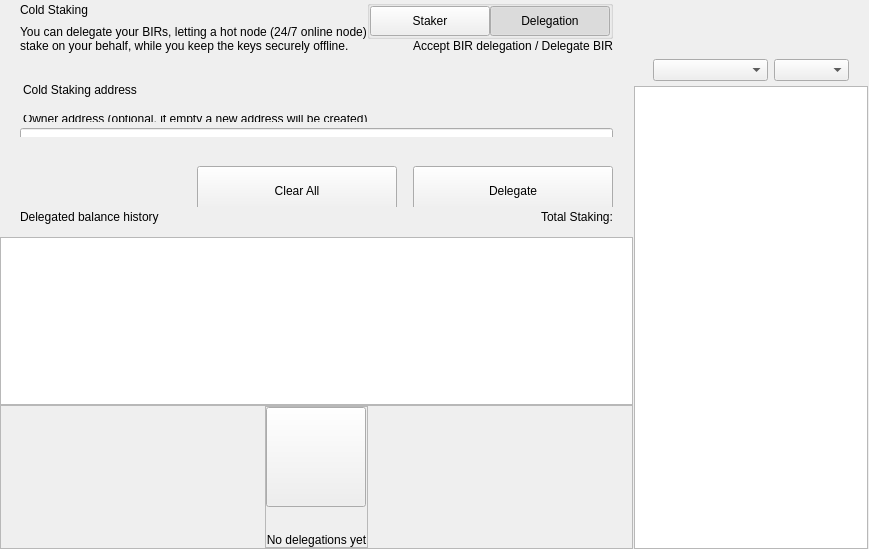
<?xml version="1.0" encoding="UTF-8"?>
<ui version="4.0">
 <class>ColdStakingWidget</class>
 <widget class="QWidget" name="ColdStakingWidget">
  <property name="geometry">
   <rect>
    <x>0</x>
    <y>0</y>
    <width>629</width>
    <height>549</height>
   </rect>
  </property>
  <property name="windowTitle">
   <string>Form</string>
  </property>
  <layout class="QHBoxLayout" name="horizontalLayout_1" stretch="2,1">
   <property name="spacing">
    <number>0</number>
   </property>
   <property name="leftMargin">
    <number>0</number>
   </property>
   <property name="topMargin">
    <number>0</number>
   </property>
   <property name="rightMargin">
    <number>0</number>
   </property>
   <property name="bottomMargin">
    <number>0</number>
   </property>
   <item>
    <widget class="QWidget" name="left" native="true">
     <layout class="QVBoxLayout" name="verticalLayout_3">
      <property name="leftMargin">
       <number>0</number>
      </property>
      <property name="topMargin">
       <number>0</number>
      </property>
      <property name="rightMargin">
       <number>0</number>
      </property>
      <property name="bottomMargin">
       <number>0</number>
      </property>
      <item>
       <layout class="QVBoxLayout" name="verticalLayout_2">
        <property name="spacing">
         <number>0</number>
        </property>
        <item>
         <layout class="QVBoxLayout" name="verticalLayoutTop">
          <property name="spacing">
           <number>0</number>
          </property>
          <property name="leftMargin">
           <number>0</number>
          </property>
          <property name="rightMargin">
           <number>0</number>
          </property>
          <item>
           <widget class="QWidget" name="containerTitle" native="true">
            <property name="sizePolicy">
             <sizepolicy hsizetype="Preferred" vsizetype="Minimum">
              <horstretch>0</horstretch>
              <verstretch>0</verstretch>
             </sizepolicy>
            </property>
            <property name="maximumSize">
             <size>
              <width>16777215</width>
              <height>100</height>
             </size>
            </property>
            <layout class="QHBoxLayout" name="containerTitleLayout">
             <property name="spacing">
              <number>0</number>
             </property>
             <property name="leftMargin">
              <number>20</number>
             </property>
             <property name="topMargin">
              <number>0</number>
             </property>
             <property name="rightMargin">
              <number>20</number>
             </property>
             <property name="bottomMargin">
              <number>0</number>
             </property>
             <item>
              <layout class="QVBoxLayout" name="verticalLayout11">
               <property name="spacing">
                <number>5</number>
               </property>
               <item>
                <widget class="QLabel" name="labelTitle">
                 <property name="text">
                  <string>Cold Staking</string>
                 </property>
                </widget>
               </item>
               <item>
                <widget class="QLabel" name="labelSubtitle1">
                 <property name="maximumSize">
                  <size>
                   <width>16777215</width>
                   <height>16777215</height>
                  </size>
                 </property>
                 <property name="text">
                  <string>You can delegate your BIRs, letting a hot node (24/7 online node)
stake on your behalf, while you keep the keys securely offline.</string>
                 </property>
                </widget>
               </item>
              </layout>
             </item>
             <item>
              <spacer name="horizontalSpacer">
               <property name="orientation">
                <enum>Qt::Horizontal</enum>
               </property>
               <property name="sizeHint" stdset="0">
                <size>
                 <width>40</width>
                 <height>20</height>
                </size>
               </property>
              </spacer>
             </item>
             <item>
              <widget class="QWidget" name="containerViewPrivacyChecks" native="true">
               <layout class="QVBoxLayout" name="containerPrivacyChecks">
                <property name="spacing">
                 <number>0</number>
                </property>
                <property name="leftMargin">
                 <number>0</number>
                </property>
                <property name="topMargin">
                 <number>0</number>
                </property>
                <property name="rightMargin">
                 <number>0</number>
                </property>
                <property name="bottomMargin">
                 <number>0</number>
                </property>
                <item alignment="Qt::AlignHCenter|Qt::AlignVCenter">
                 <widget class="QGroupBox" name="groupBox">
                  <property name="title">
                   <string/>
                  </property>
                  <layout class="QHBoxLayout" name="horizontalLayout_2_1">
                   <property name="spacing">
                    <number>0</number>
                   </property>
                   <property name="leftMargin">
                    <number>0</number>
                   </property>
                   <property name="topMargin">
                    <number>0</number>
                   </property>
                   <property name="rightMargin">
                    <number>0</number>
                   </property>
                   <property name="bottomMargin">
                    <number>0</number>
                   </property>
                   <item>
                    <widget class="QPushButton" name="pushLeft">
                     <property name="minimumSize">
                      <size>
                       <width>120</width>
                       <height>30</height>
                      </size>
                     </property>
                     <property name="maximumSize">
                      <size>
                       <width>120</width>
                       <height>30</height>
                      </size>
                     </property>
                     <property name="focusPolicy">
                      <enum>Qt::NoFocus</enum>
                     </property>
                     <property name="text">
                      <string>Staker</string>
                     </property>
                     <property name="checkable">
                      <bool>true</bool>
                     </property>
                     <property name="autoExclusive">
                      <bool>true</bool>
                     </property>
                    </widget>
                   </item>
                   <item>
                    <widget class="QPushButton" name="pushRight">
                     <property name="minimumSize">
                      <size>
                       <width>120</width>
                       <height>30</height>
                      </size>
                     </property>
                     <property name="maximumSize">
                      <size>
                       <width>120</width>
                       <height>30</height>
                      </size>
                     </property>
                     <property name="focusPolicy">
                      <enum>Qt::NoFocus</enum>
                     </property>
                     <property name="text">
                      <string>Delegation</string>
                     </property>
                     <property name="checkable">
                      <bool>true</bool>
                     </property>
                     <property name="checked">
                      <bool>true</bool>
                     </property>
                     <property name="autoExclusive">
                      <bool>true</bool>
                     </property>
                    </widget>
                   </item>
                  </layout>
                 </widget>
                </item>
                <item alignment="Qt::AlignTop">
                 <widget class="QLabel" name="labelSubtitle2">
                  <property name="text">
                   <string>Accept BIR delegation / Delegate BIR</string>
                  </property>
                  <property name="alignment">
                   <set>Qt::AlignRight|Qt::AlignTrailing|Qt::AlignVCenter</set>
                  </property>
                 </widget>
                </item>
               </layout>
              </widget>
             </item>
            </layout>
           </widget>
          </item>
          <item>
           <spacer name="verticalSpacer_2">
            <property name="orientation">
             <enum>Qt::Vertical</enum>
            </property>
            <property name="sizeType">
             <enum>QSizePolicy::Fixed</enum>
            </property>
            <property name="sizeHint" stdset="0">
             <size>
              <width>20</width>
              <height>30</height>
             </size>
            </property>
           </spacer>
          </item>
          <item>
           <widget class="QWidget" name="containerSend" native="true">
            <property name="minimumSize">
             <size>
              <width>0</width>
              <height>50</height>
             </size>
            </property>
            <layout class="QVBoxLayout" name="containerSendRow">
             <property name="spacing">
              <number>6</number>
             </property>
             <property name="leftMargin">
              <number>0</number>
             </property>
             <property name="topMargin">
              <number>0</number>
             </property>
             <property name="rightMargin">
              <number>0</number>
             </property>
             <property name="bottomMargin">
              <number>0</number>
             </property>
             <item>
              <widget class="QLabel" name="labelEditTitle">
               <property name="maximumSize">
                <size>
                 <width>16777215</width>
                 <height>30</height>
                </size>
               </property>
               <property name="styleSheet">
                <string notr="true">padding-left:20px; padding-bottom:3px;</string>
               </property>
               <property name="text">
                <string>Cold Staking address</string>
               </property>
              </widget>
             </item>
             <item>
              <spacer name="verticalSpacer_6">
               <property name="orientation">
                <enum>Qt::Vertical</enum>
               </property>
               <property name="sizeType">
                <enum>QSizePolicy::Fixed</enum>
               </property>
               <property name="sizeHint" stdset="0">
                <size>
                 <width>20</width>
                 <height>9</height>
                </size>
               </property>
              </spacer>
             </item>
             <item>
              <widget class="QWidget" name="containerOwner" native="true">
               <layout class="QVBoxLayout" name="vContainerOwner">
                <property name="spacing">
                 <number>4</number>
                </property>
                <property name="leftMargin">
                 <number>20</number>
                </property>
                <property name="topMargin">
                 <number>0</number>
                </property>
                <property name="rightMargin">
                 <number>20</number>
                </property>
                <property name="bottomMargin">
                 <number>0</number>
                </property>
                <item>
                 <widget class="QLabel" name="labelSubtitleDescription">
                  <property name="maximumSize">
                   <size>
                    <width>16777215</width>
                    <height>20</height>
                   </size>
                  </property>
                  <property name="styleSheet">
                   <string notr="true">margin-bottom:2px;
                   margin-left:0.05px;
                   padding:0px;</string>
                  </property>
                  <property name="text">
                   <string>Owner address (optional, if empty a new address will be created)</string>
                  </property>
                 </widget>
                </item>
                <item>
                 <widget class="QLineEdit" name="lineEditOwnerAddress">
                  <property name="minimumSize">
                   <size>
                    <width>0</width>
                    <height>50</height>
                   </size>
                  </property>
                  <property name="maximumSize">
                   <size>
                    <width>16777215</width>
                    <height>50</height>
                   </size>
                  </property>
                  <property name="styleSheet">
                   <string notr="true"/>
                  </property>
                  <property name="placeholderText">
                   <string>Enter owner address</string>
                  </property>
                 </widget>
                </item>
               </layout>
              </widget>
             </item>
            </layout>
           </widget>
          </item>
         </layout>
        </item>
        <item>
         <spacer name="verticalSpacer_3">
          <property name="orientation">
           <enum>Qt::Vertical</enum>
          </property>
          <property name="sizeType">
           <enum>QSizePolicy::Minimum</enum>
          </property>
          <property name="sizeHint" stdset="0">
           <size>
            <width>20</width>
            <height>20</height>
           </size>
          </property>
         </spacer>
        </item>
        <item>
         <widget class="QWidget" name="containerBtn" native="true">
          <property name="minimumSize">
           <size>
            <width>0</width>
            <height>50</height>
           </size>
          </property>
          <layout class="QHBoxLayout" name="horizontalLayout">
           <property name="rightMargin">
            <number>20</number>
           </property>
           <item>
            <spacer name="horizontalSpacer_2">
             <property name="orientation">
              <enum>Qt::Horizontal</enum>
             </property>
             <property name="sizeHint" stdset="0">
              <size>
               <width>200</width>
               <height>20</height>
              </size>
             </property>
            </spacer>
           </item>
           <item>
            <layout class="QHBoxLayout" name="horizontalLayout_7">
             <item>
              <spacer name="horizontalSpacer_3">
               <property name="orientation">
                <enum>Qt::Horizontal</enum>
               </property>
               <property name="sizeType">
                <enum>QSizePolicy::Expanding</enum>
               </property>
               <property name="sizeHint" stdset="0">
                <size>
                 <width>40</width>
                 <height>20</height>
                </size>
               </property>
              </spacer>
             </item>
             <item>
              <widget class="QPushButton" name="pushButtonClear">
               <property name="minimumSize">
                <size>
                 <width>200</width>
                 <height>50</height>
                </size>
               </property>
               <property name="focusPolicy">
                <enum>Qt::NoFocus</enum>
               </property>
               <property name="text">
                <string>Clear All</string>
               </property>
              </widget>
             </item>
             <item>
              <spacer name="horizontalSpacer_4">
               <property name="orientation">
                <enum>Qt::Horizontal</enum>
               </property>
               <property name="sizeType">
                <enum>QSizePolicy::Fixed</enum>
               </property>
               <property name="sizeHint" stdset="0">
                <size>
                 <width>10</width>
                 <height>20</height>
                </size>
               </property>
              </spacer>
             </item>
             <item>
              <widget class="QPushButton" name="pushButtonSend">
               <property name="minimumSize">
                <size>
                 <width>200</width>
                 <height>50</height>
                </size>
               </property>
               <property name="maximumSize">
                <size>
                 <width>200</width>
                 <height>50</height>
                </size>
               </property>
               <property name="focusPolicy">
                <enum>Qt::NoFocus</enum>
               </property>
               <property name="text">
                <string>Delegate</string>
               </property>
              </widget>
             </item>
            </layout>
           </item>
          </layout>
         </widget>
        </item>
        <item>
         <widget class="QWidget" name="containerHistoryLabel" native="true">
          <layout class="QHBoxLayout" name="horizontalLayout_4">
           <property name="spacing">
            <number>0</number>
           </property>
           <property name="leftMargin">
            <number>20</number>
           </property>
           <property name="topMargin">
            <number>0</number>
           </property>
           <property name="rightMargin">
            <number>20</number>
           </property>
           <property name="bottomMargin">
            <number>0</number>
           </property>
           <item>
            <widget class="QWidget" name="verticalWidget" native="true">
             <property name="minimumSize">
              <size>
               <width>100</width>
               <height>0</height>
              </size>
             </property>
             <layout class="QVBoxLayout" name="verticalLayout_58">
              <property name="leftMargin">
               <number>0</number>
              </property>
              <property name="topMargin">
               <number>0</number>
              </property>
              <property name="rightMargin">
               <number>0</number>
              </property>
              <property name="bottomMargin">
               <number>0</number>
              </property>
              <item>
               <widget class="QLabel" name="labelListHistory">
                <property name="text">
                 <string>Delegated balance history</string>
                </property>
               </widget>
              </item>
             </layout>
            </widget>
           </item>
           <item>
            <spacer name="horizontalSpacer_5">
             <property name="orientation">
              <enum>Qt::Horizontal</enum>
             </property>
             <property name="sizeHint" stdset="0">
              <size>
               <width>40</width>
               <height>20</height>
              </size>
             </property>
            </spacer>
           </item>
           <item>
            <widget class="QLabel" name="labelStakingTotal">
             <property name="text">
              <string>Total Staking:</string>
             </property>
            </widget>
           </item>
          </layout>
         </widget>
        </item>
        <item>
         <layout class="QVBoxLayout" name="verticalLayout_64">
          <property name="spacing">
           <number>0</number>
          </property>
          <item>
           <spacer name="verticalSpacer_44">
            <property name="orientation">
             <enum>Qt::Vertical</enum>
            </property>
            <property name="sizeType">
             <enum>QSizePolicy::Fixed</enum>
            </property>
            <property name="sizeHint" stdset="0">
             <size>
              <width>20</width>
              <height>10</height>
             </size>
            </property>
           </spacer>
          </item>
          <item>
           <widget class="QListView" name="listView">
            <property name="enabled">
             <bool>true</bool>
            </property>
            <property name="mouseTracking">
             <bool>true</bool>
            </property>
           </widget>
          </item>
          <item>
           <widget class="QFrame" name="emptyContainer">
            <property name="minimumSize">
             <size>
              <width>0</width>
              <height>100</height>
             </size>
            </property>
            <property name="frameShape">
             <enum>QFrame::StyledPanel</enum>
            </property>
            <property name="frameShadow">
             <enum>QFrame::Raised</enum>
            </property>
            <layout class="QVBoxLayout" name="verticalLayout_71" stretch="1,8">
             <property name="spacing">
              <number>0</number>
             </property>
             <property name="leftMargin">
              <number>0</number>
             </property>
             <property name="topMargin">
              <number>0</number>
             </property>
             <property name="rightMargin">
              <number>0</number>
             </property>
             <property name="bottomMargin">
              <number>0</number>
             </property>
             <item>
              <spacer name="verticalSpacer">
               <property name="orientation">
                <enum>Qt::Vertical</enum>
               </property>
               <property name="sizeHint" stdset="0">
                <size>
                 <width>20</width>
                 <height>20</height>
                </size>
               </property>
              </spacer>
             </item>
             <item alignment="Qt::AlignHCenter|Qt::AlignVCenter">
              <widget class="QFrame" name="emptyScreen">
               <property name="sizePolicy">
                <sizepolicy hsizetype="Expanding" vsizetype="Expanding">
                 <horstretch>0</horstretch>
                 <verstretch>0</verstretch>
                </sizepolicy>
               </property>
               <property name="frameShape">
                <enum>QFrame::StyledPanel</enum>
               </property>
               <property name="frameShadow">
                <enum>QFrame::Raised</enum>
               </property>
               <layout class="QVBoxLayout" name="verticalLayout">
                <property name="spacing">
                 <number>30</number>
                </property>
                <property name="leftMargin">
                 <number>0</number>
                </property>
                <property name="topMargin">
                 <number>0</number>
                </property>
                <property name="rightMargin">
                 <number>0</number>
                </property>
                <property name="bottomMargin">
                 <number>0</number>
                </property>
                <item alignment="Qt::AlignHCenter|Qt::AlignVCenter">
                 <widget class="QPushButton" name="pushImgEmpty">
                  <property name="minimumSize">
                   <size>
                    <width>100</width>
                    <height>100</height>
                   </size>
                  </property>
                  <property name="maximumSize">
                   <size>
                    <width>100</width>
                    <height>100</height>
                   </size>
                  </property>
                  <property name="focusPolicy">
                   <enum>Qt::NoFocus</enum>
                  </property>
                  <property name="text">
                   <string/>
                  </property>
                  <property name="iconSize">
                   <size>
                    <width>100</width>
                    <height>100</height>
                   </size>
                  </property>
                 </widget>
                </item>
                <item alignment="Qt::AlignHCenter|Qt::AlignVCenter">
                 <widget class="QLabel" name="labelEmpty">
                  <property name="styleSheet">
                   <string notr="true"/>
                  </property>
                  <property name="text">
                   <string>No delegations yet</string>
                  </property>
                  <property name="alignment">
                   <set>Qt::AlignCenter</set>
                  </property>
                 </widget>
                </item>
               </layout>
              </widget>
             </item>
            </layout>
           </widget>
          </item>
         </layout>
        </item>
       </layout>
      </item>
     </layout>
    </widget>
   </item>
   <item>
    <widget class="QWidget" name="right" native="true">
     <layout class="QVBoxLayout" name="rightContainer">
      <property name="spacing">
       <number>0</number>
      </property>
      <property name="leftMargin">
       <number>1</number>
      </property>
      <property name="topMargin">
       <number>0</number>
      </property>
      <property name="rightMargin">
       <number>1</number>
      </property>
      <property name="bottomMargin">
       <number>0</number>
      </property>
      <item>
       <widget class="QWidget" name="containerRightButtons" native="true">
        <property name="minimumSize">
         <size>
          <width>0</width>
          <height>50</height>
         </size>
        </property>
        <layout class="QVBoxLayout" name="verticalLayout_4">
         <property name="leftMargin">
          <number>19</number>
         </property>
         <property name="topMargin">
          <number>0</number>
         </property>
         <property name="rightMargin">
          <number>19</number>
         </property>
         <property name="bottomMargin">
          <number>0</number>
         </property>
         <item>
          <widget class="OptionButton" name="btnCoinControl" native="true">
           <property name="minimumSize">
            <size>
             <width>0</width>
             <height>0</height>
            </size>
           </property>
          </widget>
         </item>
         <item>
          <widget class="OptionButton" name="btnColdStaking" native="true"/>
         </item>
         <item>
          <widget class="OptionButton" name="btnMyStakingAddresses" native="true">
           <property name="sizePolicy">
            <sizepolicy hsizetype="Preferred" vsizetype="Minimum">
             <horstretch>0</horstretch>
             <verstretch>0</verstretch>
            </sizepolicy>
           </property>
          </widget>
         </item>
        </layout>
       </widget>
      </item>
      <item>
       <widget class="QWidget" name="sortWidget" native="true">
        <layout class="QHBoxLayout" name="horizontalLayout_6">
         <property name="leftMargin">
          <number>19</number>
         </property>
         <property name="rightMargin">
          <number>19</number>
         </property>
         <property name="bottomMargin">
          <number>5</number>
         </property>
         <item>
          <spacer name="horizontalSpacer_6">
           <property name="orientation">
            <enum>Qt::Horizontal</enum>
           </property>
           <property name="sizeHint" stdset="0">
            <size>
             <width>40</width>
             <height>20</height>
            </size>
           </property>
          </spacer>
         </item>
         <item>
          <widget class="QComboBox" name="comboBoxSort">
           <property name="sizePolicy">
            <sizepolicy hsizetype="Preferred" vsizetype="Fixed">
             <horstretch>0</horstretch>
             <verstretch>0</verstretch>
            </sizepolicy>
           </property>
           <property name="minimumSize">
            <size>
             <width>115</width>
             <height>0</height>
            </size>
           </property>
          </widget>
         </item>
         <item>
          <widget class="QComboBox" name="comboBoxSortOrder">
           <property name="sizePolicy">
            <sizepolicy hsizetype="Preferred" vsizetype="Fixed">
             <horstretch>0</horstretch>
             <verstretch>0</verstretch>
            </sizepolicy>
           </property>
           <property name="minimumSize">
            <size>
             <width>75</width>
             <height>0</height>
            </size>
           </property>
          </widget>
         </item>
        </layout>
       </widget>
      </item>
      <item>
       <widget class="QListView" name="listViewStakingAddress">
        <property name="enabled">
         <bool>true</bool>
        </property>
        <property name="mouseTracking">
         <bool>true</bool>
        </property>
       </widget>
      </item>
     </layout>
    </widget>
   </item>
  </layout>
 </widget>
 <customwidgets>
  <customwidget>
   <class>OptionButton</class>
   <extends>QWidget</extends>
   <header>qt/pivx/optionbutton.h</header>
   <container>1</container>
  </customwidget>
 </customwidgets>
 <resources/>
 <connections/>
</ui>
